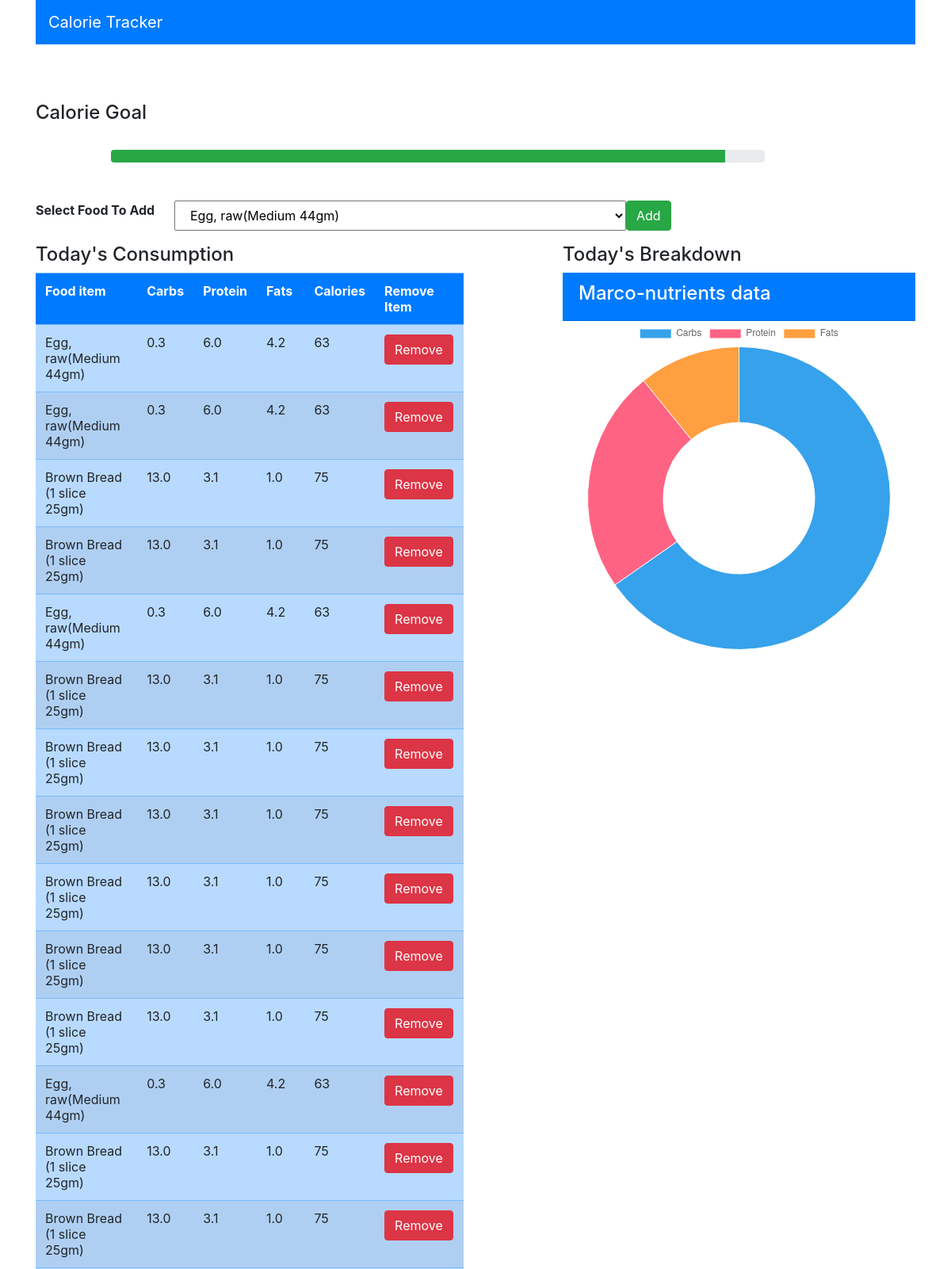
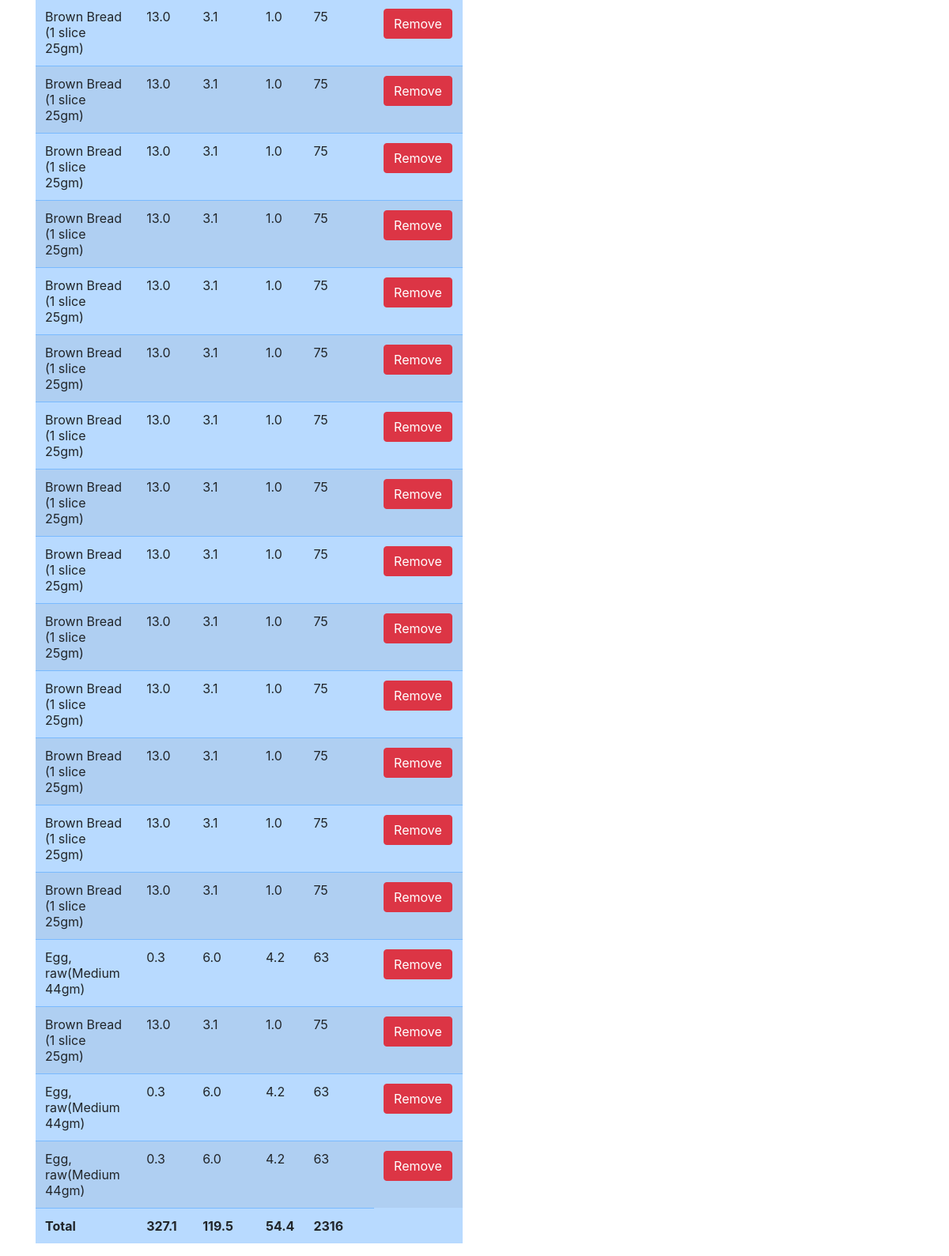
The app's page / (signed in) with its own data (2 pictures, top to bottom).
### myapp/models.py (models this page shows, shortened)
class Consume(models.Model):
    user = models.ForeignKey(User, on_delete=models.CASCADE)
    food_consumed = models.ForeignKey(Food, on_delete=models.CASCADE)

class Food(models.Model):
    name = models.CharField(max_length=100)
    carbs = models.FloatField()
    protein = models.FloatField()
    fats = models.FloatField()
    calories = models.IntegerField()

### myapp/views.py (the view, shortened to what this page needs)
# urls.py: path('' ,views.index, name="index"),
def index(request):
    foods = Food.objects.all()
    consumed_food = Consume.objects.filter(user = request.user)
    carbs = 0
    protein = 0
    fats = 0
    calories = 0
    for i in consumed_food:
        carbs = carbs + i.food_consumed.carbs
        protein = protein + i.food_consumed.protein
        fats = fats + i.food_consumed.fats
        calories = calories + i.food_consumed.calories
    total = {
        'carbs' : carbs,
        'protein' : protein,
        'fats' : fats,
        'calories' : calories,
    }
    context = {'foods' : foods, 'consumed_food' : consumed_food, 'total': total }
    return render(request, 'myapp/index.html', context)

### myapp/templates/myapp/index.html (shortened to what this page needs)
<html>
    <head>
        <link rel="stylesheet" href="https://cdn.jsdelivr.net/npm/bootstrap@4.6.2/dist/css/bootstrap.min.css">
    </head>
    <body>
        <div class="container">
            <div class="row">
                <div class="col-md-12">
                    <nav class="navbar navbar-dark bg-primary">
                        <span class="navbar-brand">Calorie Tracker</span>
                    </nav>
                </div>
            </div>
            <br><br><br>
            <h4>Calorie Goal</h4>
            <br>
            <div class="row">
                <div class="col-md-9 offset-1">
                    <div class="progress">
                        <div class="progress-bar bg-success" role="progressbar" style="width: 0%" aria-valuenow="0" aria-valuemin="0" aria-valuemax="0"></div>
                    </div>
                </div>
            </div>
            <br><br>
            <div class="row">
               <div class="col-md-12">
                <form action="" method="POST">
                    <div class="form-group row">
                    <label class="col-md-2">
                        <b> Select Food To Add</b>
                    </label>
                    <select class="col-md-6" name="food_consumed" id="food_consumed">
                        {% for food in foods %}
                        <option value="{{food.name}}">
                          {{food.name}}
                        </option>
                        {% endfor %}
                    </select>
                    <button class="btn btn-success" type="submit">Add</button>
                </div>
                </form>
               </div>
            </div>
            <div class="row">
                <div class="col-md-6">
                    <div>
                        <h4>Today's Consumption</h4>
                    </div>
                    <table id="table" class="table table-striped table-primary">
                        <tr class="bg-primary text-white">
                            <th>Food item</th>
                            <th>Carbs</th>
                            <th>Protein</th>
                            <th>Fats</th>
                            <th>Calories</th>
                            <th>Remove Item</th>
                        </tr>
                        {% for c in consumed_food %}
                        <tr>
                            <td>{{c.food_consumed.name}} </td>
                            <td> {{c.food_consumed.carbs}}</td>
                            <td>{{c.food_consumed.protein}}</td>
                            <td>{{c.food_consumed.fats}}</td>
                            <td>{{c.food_consumed.calories}}</td>
                            <td><a class="btn btn-danger" href="{% url 'delete' c.id %}">Remove</a></td>
                        </tr>
                        {%  endfor %}
                        <tr>
                            <td><b>Total</b></td>
                            <td id="carbs"><b>{{total.carbs|floatformat}}</b></td>
                            <td id="protein"><b>{{total.protein|floatformat}}</b></td>
                            <td id="fats"><b>{{total.fats|floatformat}}</b></td>
                            <td id="calories"><b>{{total.calories|floatformat}}</b></td>
                        </tr>
                    </table>
                </div>
                <div class="col-md-5 offset-1">
                    <div class="">
                        <h4>Today's Breakdown</h4>
                    </div>
                    <div class="card-header text-white bg-primary">
                        <h4>Marco-nutrients data</h4>
                    </div>
                    <div class="col-md-12">
                        <div>
                            <canvas id="myChart" width="400" height="400"></canvas>
                        </div>
                    </div>
                </div>
            </div>
        </div>
    </body>
    <script>
        var carbs =  document.getElementById("carbs").innerText;
        var protein =  document.getElementById("protein").innerText;
        var fats =  document.getElementById("fats").innerText;
        var calories =  document.getElementById("calories").innerText;
        var total_sum = Math.round(carbs) + Math.round(protein) + Math.round(fats) + Math.round(calories);
        console.log(total_sum);
        var calPer = total_sum/3000 * 100;
        console.log(calPer);
        document.getElementsByClassName("progress-bar")[0].setAttribute("style", "width:"+calPer+"%");
        //chart
        const ctx = document.getElementById('myChart');
        new Chart(ctx, {
          type: 'doughnut',
          data: {
            labels: ['Carbs', 'Protein', 'Fats'],
            datasets: [{
              label: 'Amount Consumed',
              data: [carbs, protein, fats],
              borderWidth: 1
            }]
          },
        });
    </script>
</html>

### records on screen
Consume: food_consumed.name "Egg, raw(Medium 44gm)", food_consumed.carbs "0.3", food_consumed.protein "6.0", food_consumed.fats "4.2", food_consumed.calories "63"
Consume: food_consumed.name "Egg, raw(Medium 44gm)", food_consumed.carbs "0.3", food_consumed.protein "6.0", food_consumed.fats "4.2", food_consumed.calories "63"
Consume: food_consumed.name "Brown Bread (1 slice 25gm)", food_consumed.carbs "13.0", food_consumed.protein "3.1", food_consumed.fats "1.0", food_consumed.calories "75"
Consume: food_consumed.name "Brown Bread (1 slice 25gm)", food_consumed.carbs "13.0", food_consumed.protein "3.1", food_consumed.fats "1.0", food_consumed.calories "75"
Consume: food_consumed.name "Egg, raw(Medium 44gm)", food_consumed.carbs "0.3", food_consumed.protein "6.0", food_consumed.fats "4.2", food_consumed.calories "63"
Consume: food_consumed.name "Brown Bread (1 slice 25gm)", food_consumed.carbs "13.0", food_consumed.protein "3.1", food_consumed.fats "1.0", food_consumed.calories "75"
Consume: food_consumed.name "Brown Bread (1 slice 25gm)", food_consumed.carbs "13.0", food_consumed.protein "3.1", food_consumed.fats "1.0", food_consumed.calories "75"
Consume: food_consumed.name "Brown Bread (1 slice 25gm)", food_consumed.carbs "13.0", food_consumed.protein "3.1", food_consumed.fats "1.0", food_consumed.calories "75"
Consume: food_consumed.name "Brown Bread (1 slice 25gm)", food_consumed.carbs "13.0", food_consumed.protein "3.1", food_consumed.fats "1.0", food_consumed.calories "75"
Consume: food_consumed.name "Brown Bread (1 slice 25gm)", food_consumed.carbs "13.0", food_consumed.protein "3.1", food_consumed.fats "1.0", food_consumed.calories "75"
Consume: food_consumed.name "Brown Bread (1 slice 25gm)", food_consumed.carbs "13.0", food_consumed.protein "3.1", food_consumed.fats "1.0", food_consumed.calories "75"
Consume: food_consumed.name "Egg, raw(Medium 44gm)", food_consumed.carbs "0.3", food_consumed.protein "6.0", food_consumed.fats "4.2", food_consumed.calories "63"
Consume: food_consumed.name "Brown Bread (1 slice 25gm)", food_consumed.carbs "13.0", food_consumed.protein "3.1", food_consumed.fats "1.0", food_consumed.calories "75"
Consume: food_consumed.name "Brown Bread (1 slice 25gm)", food_consumed.carbs "13.0", food_consumed.protein "3.1", food_consumed.fats "1.0", food_consumed.calories "75"
Consume: food_consumed.name "Brown Bread (1 slice 25gm)", food_consumed.carbs "13.0", food_consumed.protein "3.1", food_consumed.fats "1.0", food_consumed.calories "75"
Consume: food_consumed.name "Brown Bread (1 slice 25gm)", food_consumed.carbs "13.0", food_consumed.protein "3.1", food_consumed.fats "1.0", food_consumed.calories "75"
Consume: food_consumed.name "Brown Bread (1 slice 25gm)", food_consumed.carbs "13.0", food_consumed.protein "3.1", food_consumed.fats "1.0", food_consumed.calories "75"
Consume: food_consumed.name "Brown Bread (1 slice 25gm)", food_consumed.carbs "13.0", food_consumed.protein "3.1", food_consumed.fats "1.0", food_consumed.calories "75"
Consume: food_consumed.name "Brown Bread (1 slice 25gm)", food_consumed.carbs "13.0", food_consumed.protein "3.1", food_consumed.fats "1.0", food_consumed.calories "75"
Consume: food_consumed.name "Brown Bread (1 slice 25gm)", food_consumed.carbs "13.0", food_consumed.protein "3.1", food_consumed.fats "1.0", food_consumed.calories "75"
Consume: food_consumed.name "Brown Bread (1 slice 25gm)", food_consumed.carbs "13.0", food_consumed.protein "3.1", food_consumed.fats "1.0", food_consumed.calories "75"
Consume: food_consumed.name "Brown Bread (1 slice 25gm)", food_consumed.carbs "13.0", food_consumed.protein "3.1", food_consumed.fats "1.0", food_consumed.calories "75"
Consume: food_consumed.name "Brown Bread (1 slice 25gm)", food_consumed.carbs "13.0", food_consumed.protein "3.1", food_consumed.fats "1.0", food_consumed.calories "75"
Consume: food_consumed.name "Brown Bread (1 slice 25gm)", food_consumed.carbs "13.0", food_consumed.protein "3.1", food_consumed.fats "1.0", food_consumed.calories "75"
Consume: food_consumed.name "Brown Bread (1 slice 25gm)", food_consumed.carbs "13.0", food_consumed.protein "3.1", food_consumed.fats "1.0", food_consumed.calories "75"
Consume: food_consumed.name "Brown Bread (1 slice 25gm)", food_consumed.carbs "13.0", food_consumed.protein "3.1", food_consumed.fats "1.0", food_consumed.calories "75"
Consume: food_consumed.name "Brown Bread (1 slice 25gm)", food_consumed.carbs "13.0", food_consumed.protein "3.1", food_consumed.fats "1.0", food_consumed.calories "75"
Consume: food_consumed.name "Brown Bread (1 slice 25gm)", food_consumed.carbs "13.0", food_consumed.protein "3.1", food_consumed.fats "1.0", food_consumed.calories "75"
Consume: food_consumed.name "Egg, raw(Medium 44gm)", food_consumed.carbs "0.3", food_consumed.protein "6.0", food_consumed.fats "4.2", food_consumed.calories "63"
Consume: food_consumed.name "Brown Bread (1 slice 25gm)", food_consumed.carbs "13.0", food_consumed.protein "3.1", food_consumed.fats "1.0", food_consumed.calories "75"
Consume: food_consumed.name "Egg, raw(Medium 44gm)", food_consumed.carbs "0.3", food_consumed.protein "6.0", food_consumed.fats "4.2", food_consumed.calories "63"
Consume: food_consumed.name "Egg, raw(Medium 44gm)", food_consumed.carbs "0.3", food_consumed.protein "6.0", food_consumed.fats "4.2", food_consumed.calories "63"

### other values on screen
{{ total.carbs|floatformat }} "327.1"
{{ total.protein|floatformat }} "119.5"
{{ total.fats|floatformat }} "54.4"
{{ total.calories|floatformat }} "2316"
form field food_consumed "Egg, raw(Medium 44gm)"
